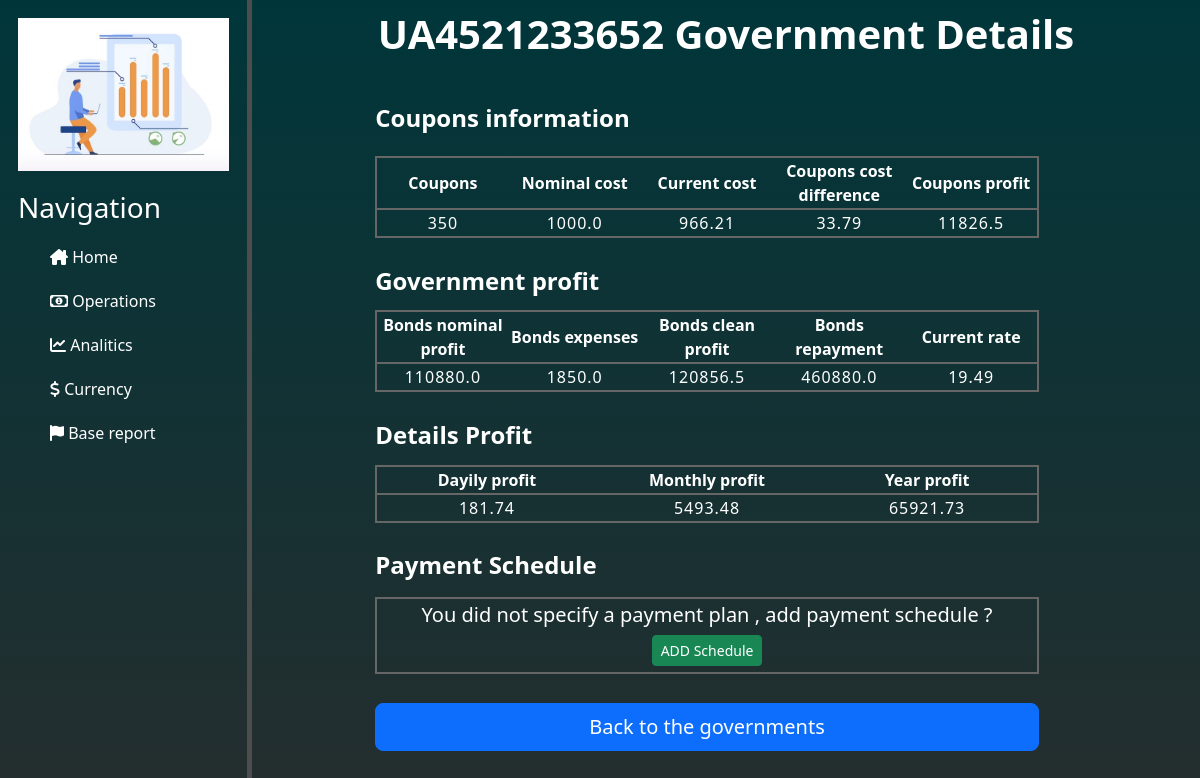
/governments/governments/government_details/36/, run on an earlier commit of the app's database.
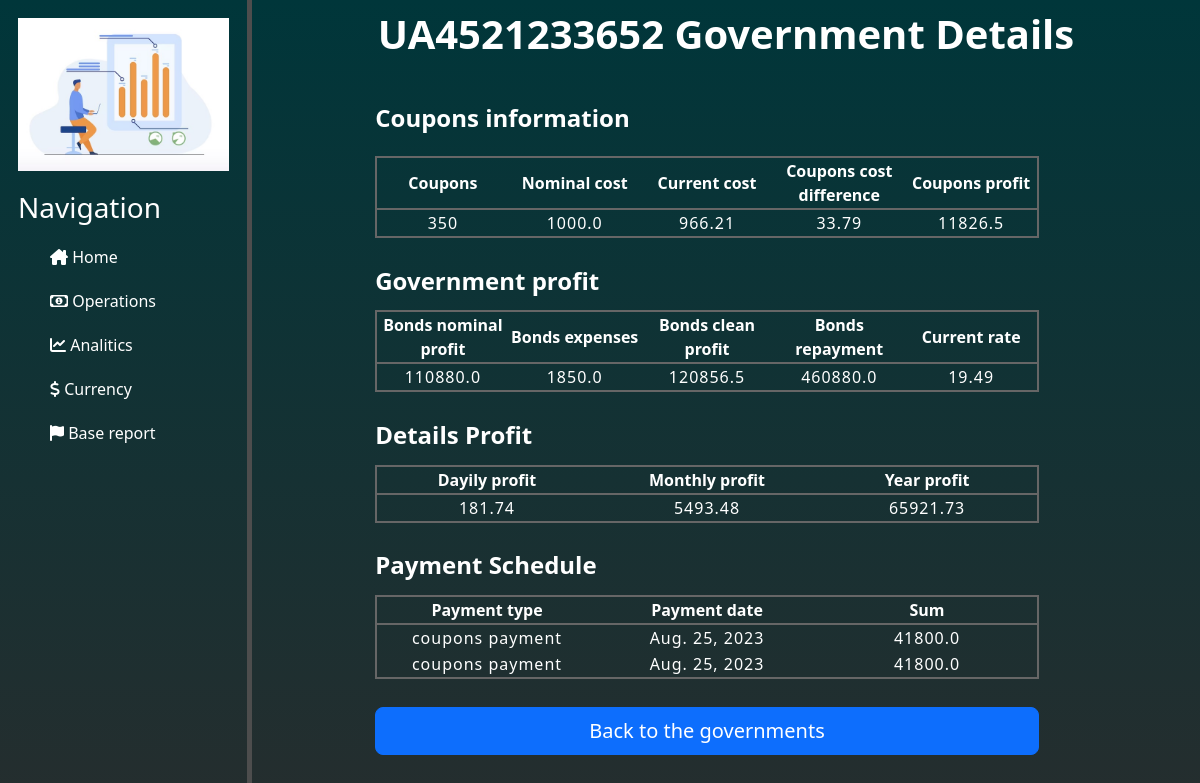
And on a later commit of the database.
### governments/models.py (models this page shows)
class Governments(BaseTableForProducts):
    class Meta:
        db_table = 'governments'
    type_gv = models.CharField(null=False, max_length=3, blank=False, choices=select_type_gv)    # Тип ОВДП = YTM/SIM
    coupons = models.IntegerField()               # Кількість придбаних купонів
    coupons_nominal_cost = models.FloatField()    # Номінальна вартість купона
    coupons_current_cost = models.FloatField()    # Фактична(по якій придбав) купон
    bonds_repayment_nominal = models.FloatField() # Загальна виплата по ОВДП згідно номіналу (купони + %)
    bonds_expenses = models.FloatField()          # Витрати на обслуговування ОВДП

class GovernmentExtendedIndicators(models.Model):
    class Meta:
        db_table = 'governments_extended_indicators'
    current_rate = models.FloatField()
    bonds_nominal_profit = models.FloatField()    # Номінальний дохід
    bonds_income = models.FloatField()
    coupons_cost_difference = models.FloatField() # Різниця вартості купонів між номінальною і фактичною.
    coupons_profit = models.FloatField()          # Купонний дохід/збиток
    government = models.ForeignKey(Governments, on_delete=models.CASCADE,
                                   related_name='governments_extended_indicators')

class GovernmentIndicators(BaseTableForIndicators):
    class Meta:
        db_table = 'governments_indicators'
    government = models.ForeignKey(Governments, on_delete=models.CASCADE,
                                   related_name='governments_indicators')

class PaymentSchedule(models.Model):
    class Meta:
        db_table = 'payments_schedule'
    payment_type = models.CharField(null=False, max_length=30, blank=False, choices=select_type_payment)
    payment_date = models.DateField()  # Дата виплати
    payment_sum = models.FloatField()  # Сума виплати
    government = models.ForeignKey(Governments, on_delete=models.CASCADE, related_name='payments_schedule')

### governments/views.py (the view)
# urls.py: path('governments/government_details/<int:government_id>/', views.government_details, name='government_details'),
def government_details(request, government_id):
    government = Governments.objects.get(id=government_id)
    return render(request, 'governments/government_details.html', {'government': government})

### governments/templates/governments/government_details.html (shortened to what this page needs)
{% extends 'main/layout.html' %}
{% block content %}
    <div class="block_information_about_deposits">
        <div class="title">
                <h1><b> {{ government.name }} Government Details </b></h1>
        </div>
        {% if government %}
            <div class="block_deposits_report">
                <div class="title_details_governments">
                    <h4><b>  Coupons information </b></h4>
                </div>
                <table class="table_deposits_report">
                    <tr>
                        <th> Coupons </th>
                        <th> Nominal cost </th>
                        <th> Current cost </th>
                        <th> Coupons cost difference </th>
                        <th> Coupons profit </th>
                    </tr>
                    <tr>
                        <td>{{ government.coupons }}</td>
                        <td>{{ government.coupons_nominal_cost }}</td>
                        <td>{{ government.coupons_current_cost }} </td>
                        {% for extend_indicator in government.governments_extended_indicators.all %}
                            <td>{{ extend_indicator.coupons_cost_difference }}</td>
                            <td>{{ extend_indicator.coupons_profit }}</td>
                        {% endfor %}
                    </tr>
                </table>
            </div>
            <div>
                <div class="title_details_governments">
                    <h4><b>  Government profit </b></h4>
                </div>
                {% for indicator in government.governments_extended_indicators.all %}
                    <table class="table_deposits_report">
                        <tr>
                            <th> Bonds nominal profit </th>
                            <th> Bonds expenses </th>
                            <th> Bonds clean profit </th>
                            <th> Bonds repayment </th>
                            <th> Current rate </th>
                        </tr>
                        <tr>
                            <td>{{ indicator.bonds_nominal_profit }} </td>
                            <td>{{ government.bonds_expenses }} </td>
                            <td>{{ indicator.bonds_income }} </td>
                            <td>{{ government.bonds_repayment_nominal }} </td>
                            <td>{{ indicator.current_rate }} </td>
                        </tr>
                    </table>
                {% endfor %}
            </div>
            <div class="block_table_deposits_report">
                <div class="title_details_governments">
                    <h4><b>  Details Profit </b></h4>
                </div>
                <table class="table_deposits_report">
                    <tr>
                        <th> Dayily profit </th>
                        <th> Monthly profit </th>
                        <th> Year profit </th>
                    </tr>
                    {% for indicator in government.governments_indicators.all %}
                        <tr>
                            <td> {{ indicator.dayily_profit }}</td>
                            <td> {{ indicator.month_profit }}</td>
                            <td> {{ indicator.year_profit }}</td>
                        </tr>
                    {% endfor %}
                </table>
            </div>
            {% if government.payments_schedule.all %}
                <div class="block_table_deposits_report">
                    <div class="title_details_governments">
                        <h4><b>  Payment Schedule </b></h4>
                    </div>
                    <table class="table_deposits_report">
                        <tr>
                            <th scope="col"> Payment type </th>
                            <th scope="col"> Payment date</th>
                            <th> Sum </th>
                        </tr>
                        {% for element in government.payments_schedule.all %}
                            <tr>
                                <td>{{ element.payment_type }}</td>
                                <td>{{ element.payment_date }}</td>
                                <td>{{ element.payment_sum }} </td>
                            </tr>
                        {% endfor %}
                    </table>
                </div>
            {% else %}
                <div class="title_details_governments">
                    <h4><b>  Payment Schedule </b></h4>
                </div>
                <div class="block_bonds_payment_schedule">
                    <h5> You did not specify a payment plan , add payment schedule ? </h5>
                    <button type="button" name="submit_btn" class="btn btn-success btn-sm btn-add-schedule"
                            onclick="window.location.href ='{% url 'add_schedule' government_id=government.id %}'"> ADD Schedule
                    </button>
                </div>
            {% endif %}
        {% endif %}
        <div class="div_buttons_add_schedule">
            <button type="submit" name="submit_and_redirect" class="btn btn-primary btn-lg btn-schedule-back-gov"
                    onclick="window.location.href ='{% url 'general_information_on_governments' %}'"> Back to the governments
            </button>
        </div>
    </div>
{% endblock %}

### main/templates/main/layout.html (shortened to what this page needs)
{% load static %}
<!doctype html>
<html lang="en">
<head>
    <link rel="stylesheet" href="{% static 'main/css/normalize.css' %}">
    <link href="https://cdn.jsdelivr.net/npm/bootstrap@5.3.0-alpha1/dist/css/bootstrap.min.css" rel="stylesheet">
    <link rel="stylesheet" href="https://use.fontawesome.com/releases/v6.2.1/css/all.css">
    <link rel="stylesheet" href="{% static 'main/css/home.css' %}">
    <link rel="stylesheet" href="{% static 'operations/css/operations.css' %}">
    <link rel="stylesheet" href="{% static 'deposits/css/add_deposit.css' %}">
    <link rel="stylesheet" href="{% static 'deposits/css/add_to_deposit.css' %}">
    <link rel="stylesheet" href="{% static 'deposits/css/delete_deposits.css' %}">
    <link rel="stylesheet" href="{% static 'currency/css/currency.css' %}">
    <link rel="stylesheet" href="{% static 'loans/css/add_loan.css' %}">
    <link rel="stylesheet" href="{% static 'css/general.css' %}">
    <link rel="stylesheet" href="{% static 'governments/css/general_information_governments.css' %}">
    <link rel="stylesheet" href="{% static 'governments/css/add_schedule.css' %}">
    <link rel="stylesheet" href="{% static 'governments/css/government_details.css' %}">
</head>
<body>
    <aside>
        <img src="{% static 'main/img/analitics.jpg' %}" alt="logo">
        <h3> Navigation </h3>
        <ul>
            <a href="{% url 'home' %}">      <li> <i class="fa-sharp fa-solid fa-house-chimney"></i> Home </li></a>
            <a href="{% url 'operations' %}"> <li> <i class="fa-regular fa-money-bill-1"> </i> Operations  </li></a>
            <a href="{% url 'analitics' %}">  <li> <i class="fa-solid fa-chart-line">     </i> Analitics   </li></a>
            <a href="{% url 'currency' %}">  <li>  <i class="fa-solid fa-dollar-sign">    </i> Currency    </li></a>
            <a href="{% url 'basereport' %}"> <li> <i class="fa-solid fa-flag">           </i> Base report </li></a>
        </ul>
    </aside>
    {% block content %}
    {% endblock %}
</body>
</html>

### main/static/main/css/home.css (style rules this page uses)
body { background: linear-gradient(#00363a,#2c2c2c); color: white; }
aside { float : left; linear-gradient(#00363a,#2c2c2c); width : 21%; padding: 1.5%; height: 120vh; color: white; border-right: 5px solid #4d4d4d; }
aside img { width: 100%; }
aside h3 { margin-top: 20px; }
aside ul { list-style: none }
aside ul li { margin-top: 20px; color: white; display : block; transition: transform .3s ease; }
aside ul li:hover, ul a { color : yellow; text-decoration: none; transform: scale(1.05); }

### operations/static/operations/css/operations.css (style rules this page uses)
.title { text-align: center; padding: 10px; }
.block_information_about_deposits { display: flex; flex-direction: column; }
.block_deposits_report { display: flex; flex-direction: column; }
.table_deposits_report { table-layout: fixed; margin-left: 13%; margin-top: 15px; margin-right: 10px; width: 70%; border: 2px solid #666666; }
.table_deposits_report th { text-align: center; border: #666666; border-bottom: 2px solid #666666; }
.table_deposits_report td { text-align: center; letter-spacing: 1px; }
.table_deposits_report td { letter-spacing: 1px; }
.table_deposits_report th:nth-child(1) { text-align: center; }
.table_deposits_report td:nth-child(1) { width: 25%; text-align: center; }
.table_deposits_report td:nth-child(2) { width: 25%; text-align: center; }
.table_deposits_report td:nth-child(3) { width: 25%; text-align: center; }
.table_deposits_report td:nth-child(4) { width: 25%; text-align: center; }

### governments/static/governments/css/add_schedule.css (style rules this page uses)
.div_buttons_add_schedule { display: flex; flex-direction: column; }

### governments/static/governments/css/government_details.css (style rules this page uses)
.title_details_governments { margin-left: 13%; margin-top: 3%; }
.btn-schedule-back-gov { margin-left: 13%; width: 70%; margin-top: 3%; }

What changed in the data, as far as the page shows it:
added PaymentSchedule: payment_type "coupons payment", payment_date "Aug. 25, 2023", payment_sum "41800.0"
added PaymentSchedule: payment_type "coupons payment", payment_date "Aug. 25, 2023", payment_sum "41800.0"
Also different on the page:
text no longer shown: "You did not specify a payment plan , add payment schedule ? ADD Schedule"
text now shown: "Payment type Payment date Sum"
